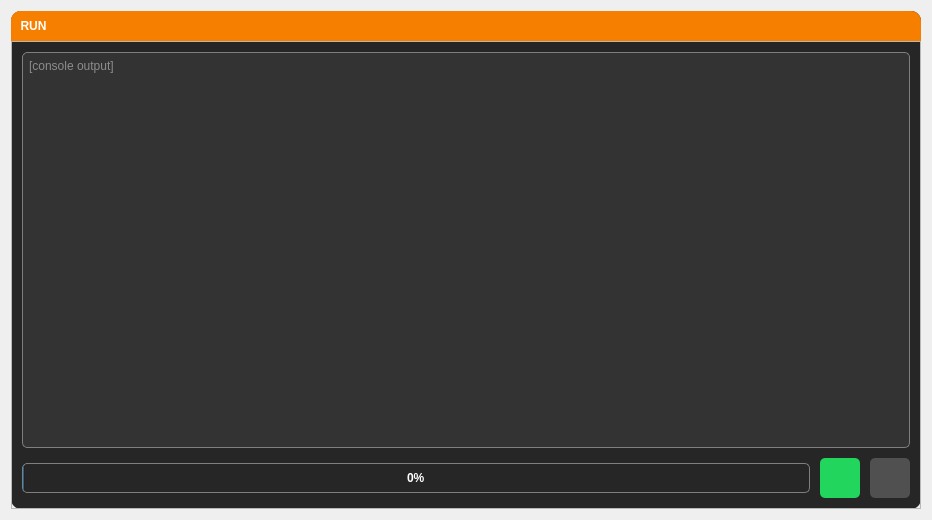
<?xml version="1.0" encoding="UTF-8"?>
<ui version="4.0">
 <class>Form</class>
 <widget class="QWidget" name="Form">
  <property name="geometry">
   <rect>
    <x>0</x>
    <y>0</y>
    <width>932</width>
    <height>520</height>
   </rect>
  </property>
  <property name="windowTitle">
   <string>Console</string>
  </property>
  <property name="windowIcon">
   <iconset>
    <normaloff>:/icons/icons/logo.svg</normaloff>:/icons/icons/logo.svg</iconset>
  </property>
  <property name="styleSheet">
   <string notr="true">QWidget {
	color: white;
	font-family: &quot;Segoe UI&quot;;
}</string>
  </property>
  <layout class="QVBoxLayout" name="verticalLayout">
   <item>
    <widget class="QFrame" name="base_frame">
     <property name="styleSheet">
      <string notr="true">QFrame#base_frame {
	background-color: #262626;
	border-radius: 10px;

}
</string>
     </property>
     <property name="frameShape">
      <enum>QFrame::StyledPanel</enum>
     </property>
     <property name="frameShadow">
      <enum>QFrame::Raised</enum>
     </property>
     <layout class="QVBoxLayout" name="base_layout">
      <property name="spacing">
       <number>0</number>
      </property>
      <property name="leftMargin">
       <number>0</number>
      </property>
      <property name="topMargin">
       <number>0</number>
      </property>
      <property name="rightMargin">
       <number>0</number>
      </property>
      <property name="bottomMargin">
       <number>0</number>
      </property>
      <item>
       <widget class="QFrame" name="title_bar">
        <property name="sizePolicy">
         <sizepolicy hsizetype="Preferred" vsizetype="Preferred">
          <horstretch>0</horstretch>
          <verstretch>0</verstretch>
         </sizepolicy>
        </property>
        <property name="minimumSize">
         <size>
          <width>0</width>
          <height>30</height>
         </size>
        </property>
        <property name="maximumSize">
         <size>
          <width>16777215</width>
          <height>30</height>
         </size>
        </property>
        <property name="styleSheet">
         <string notr="true">QFrame {
	background-color: #f77f00;
	border-top-left-radius: 10px;
	border-top-right-radius: 10px;
	border-bottom-right-radius: 0px;
	border-bottom-left-radius: 0px;
}</string>
        </property>
        <property name="frameShape">
         <enum>QFrame::NoFrame</enum>
        </property>
        <property name="frameShadow">
         <enum>QFrame::Raised</enum>
        </property>
        <layout class="QHBoxLayout" name="horizontalLayout_3">
         <property name="spacing">
          <number>0</number>
         </property>
         <property name="leftMargin">
          <number>0</number>
         </property>
         <property name="topMargin">
          <number>0</number>
         </property>
         <property name="rightMargin">
          <number>0</number>
         </property>
         <item>
          <widget class="QLabel" name="title">
           <property name="minimumSize">
            <size>
             <width>45</width>
             <height>30</height>
            </size>
           </property>
           <property name="maximumSize">
            <size>
             <width>45</width>
             <height>30</height>
            </size>
           </property>
           <property name="styleSheet">
            <string notr="true">QLabel {
	color: white;
	font-family: &quot;Segoe UI&quot;;
	font-weight: bold;

}</string>
           </property>
           <property name="text">
            <string>RUN</string>
           </property>
           <property name="alignment">
            <set>Qt::AlignCenter</set>
           </property>
          </widget>
         </item>
         <item>
          <spacer name="spacer_title_bar">
           <property name="orientation">
            <enum>Qt::Horizontal</enum>
           </property>
           <property name="sizeHint" stdset="0">
            <size>
             <width>677</width>
             <height>18</height>
            </size>
           </property>
          </spacer>
         </item>
         <item>
          <widget class="QPushButton" name="close_btn">
           <property name="minimumSize">
            <size>
             <width>25</width>
             <height>30</height>
            </size>
           </property>
           <property name="maximumSize">
            <size>
             <width>30</width>
             <height>30</height>
            </size>
           </property>
           <property name="styleSheet">
            <string notr="true">QPushButton {
	border: none;
	border-top-right-radius: 10px;
}

QPushButton:hover {
	background-color: red;
}</string>
           </property>
           <property name="icon">
            <iconset resource="../resources/resources.qrc">
             <normaloff>:/icons/icons/close_white_18dp.svg</normaloff>:/icons/icons/close_white_18dp.svg</iconset>
           </property>
           <property name="iconSize">
            <size>
             <width>16</width>
             <height>16</height>
            </size>
           </property>
          </widget>
         </item>
        </layout>
       </widget>
      </item>
      <item>
       <widget class="QFrame" name="main_frame">
        <property name="frameShape">
         <enum>QFrame::StyledPanel</enum>
        </property>
        <property name="frameShadow">
         <enum>QFrame::Raised</enum>
        </property>
        <layout class="QVBoxLayout" name="main_layout">
         <property name="spacing">
          <number>10</number>
         </property>
         <property name="leftMargin">
          <number>10</number>
         </property>
         <property name="topMargin">
          <number>10</number>
         </property>
         <property name="rightMargin">
          <number>10</number>
         </property>
         <property name="bottomMargin">
          <number>10</number>
         </property>
         <item>
          <widget class="QTextEdit" name="console">
           <property name="styleSheet">
            <string notr="true">QTextEdit {
	background-color: #333333;
	color: rgb(230, 230, 230);
	border: 1px solid #7f7f7f;
	border-radius: 5px;
	padding: 2px;
	font: 10pt &quot;Consolas&quot;;

}</string>
           </property>
           <property name="readOnly">
            <bool>true</bool>
           </property>
           <property name="placeholderText">
            <string>[console output]</string>
           </property>
          </widget>
         </item>
         <item alignment="Qt::AlignBottom">
          <widget class="QFrame" name="frame">
           <property name="frameShape">
            <enum>QFrame::NoFrame</enum>
           </property>
           <property name="frameShadow">
            <enum>QFrame::Raised</enum>
           </property>
           <layout class="QHBoxLayout" name="horizontalLayout">
            <property name="spacing">
             <number>10</number>
            </property>
            <property name="leftMargin">
             <number>0</number>
            </property>
            <property name="topMargin">
             <number>0</number>
            </property>
            <property name="rightMargin">
             <number>0</number>
            </property>
            <property name="bottomMargin">
             <number>0</number>
            </property>
            <item>
             <widget class="QProgressBar" name="progress_bar">
              <property name="minimumSize">
               <size>
                <width>0</width>
                <height>30</height>
               </size>
              </property>
              <property name="font">
               <font>
                <family>Segoe UI</family>
                <weight>75</weight>
                <bold>true</bold>
               </font>
              </property>
              <property name="styleSheet">
               <string notr="true">QProgressBar {
	background-color: #262626;
	border: 1px solid #7f7f7f;
	border-radius: 5px;

	text-align: center;
	padding: 1px;
}

QProgressBar::chunk {
	margin: 1px;
	
}</string>
              </property>
              <property name="maximum">
               <number>100</number>
              </property>
              <property name="value">
               <number>0</number>
              </property>
              <property name="textVisible">
               <bool>true</bool>
              </property>
             </widget>
            </item>
            <item>
             <widget class="QPushButton" name="run_btn">
              <property name="enabled">
               <bool>true</bool>
              </property>
              <property name="minimumSize">
               <size>
                <width>40</width>
                <height>40</height>
               </size>
              </property>
              <property name="font">
               <font>
                <family>Segoe UI</family>
                <pointsize>10</pointsize>
                <weight>75</weight>
                <bold>true</bold>
               </font>
              </property>
              <property name="styleSheet">
               <string notr="true">QPushButton {
	color: white;
	background-color: rgb(33, 213, 93);
	border-radius: 5px;
	font-weight: bold;
}

QPushButton:hover {
	border: 1px solid white;
}

QPushButton:pressed {
	background-color: rgb(27, 172, 75);
}

QPushButton:disabled {
	background-color: rgb(80, 80, 80);
}
</string>
              </property>
              <property name="text">
               <string/>
              </property>
              <property name="icon">
               <iconset resource="../resources/resources.qrc">
                <normaloff>:/icons/icons/play_arrow_white_24dp.svg</normaloff>:/icons/icons/play_arrow_white_24dp.svg</iconset>
              </property>
              <property name="iconSize">
               <size>
                <width>18</width>
                <height>18</height>
               </size>
              </property>
              <property name="checkable">
               <bool>false</bool>
              </property>
              <property name="checked">
               <bool>false</bool>
              </property>
             </widget>
            </item>
            <item>
             <widget class="QPushButton" name="stop_btn">
              <property name="enabled">
               <bool>false</bool>
              </property>
              <property name="sizePolicy">
               <sizepolicy hsizetype="Minimum" vsizetype="Minimum">
                <horstretch>0</horstretch>
                <verstretch>0</verstretch>
               </sizepolicy>
              </property>
              <property name="minimumSize">
               <size>
                <width>40</width>
                <height>40</height>
               </size>
              </property>
              <property name="font">
               <font>
                <family>Segoe UI</family>
                <pointsize>10</pointsize>
                <weight>75</weight>
                <bold>true</bold>
               </font>
              </property>
              <property name="styleSheet">
               <string notr="true">QPushButton {
	color: white;
	background-color: rgb(213, 33, 63);
	border-radius: 5px;
	font-weight: bold;
}

QPushButton:hover {
	border: 1px solid white;
}

QPushButton:pressed {
	background-color: rgb(185, 29, 55);
}

QPushButton:disabled {
	background-color: rgb(80, 80, 80);
}
</string>
              </property>
              <property name="text">
               <string/>
              </property>
              <property name="icon">
               <iconset resource="../resources/resources.qrc">
                <normaloff>:/icons/icons/close_white_24dp.svg</normaloff>:/icons/icons/close_white_24dp.svg</iconset>
              </property>
              <property name="iconSize">
               <size>
                <width>18</width>
                <height>18</height>
               </size>
              </property>
              <property name="checkable">
               <bool>false</bool>
              </property>
              <property name="checked">
               <bool>false</bool>
              </property>
             </widget>
            </item>
           </layout>
          </widget>
         </item>
        </layout>
       </widget>
      </item>
     </layout>
    </widget>
   </item>
  </layout>
 </widget>
 <resources>
  <include location="../resources/resources.qrc"/>
 </resources>
 <connections/>
</ui>
